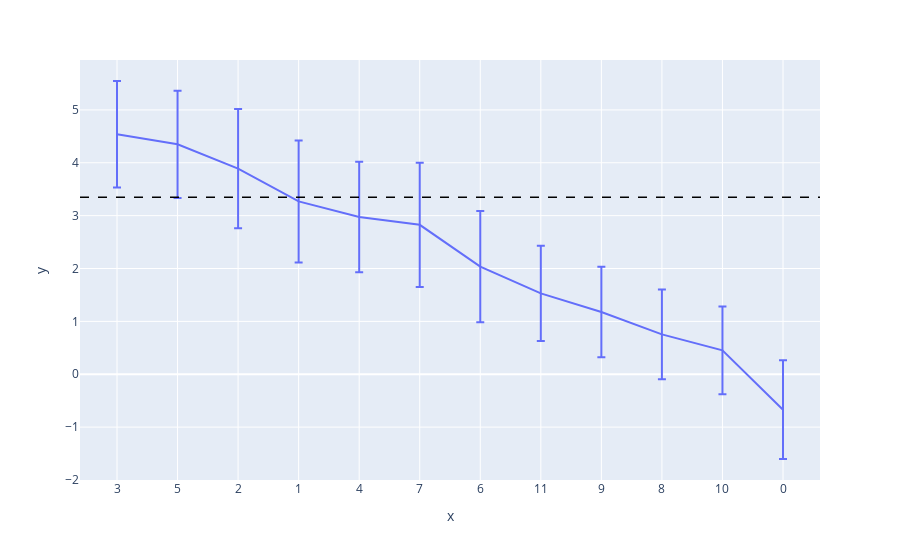

This figure's notebook cell:
### Code cell
labels = [str(x.item()) for x in sorted_mlps]
fig = px.line(x = labels, y=logit_diffs.cpu().numpy(), error_y=std_logit_diffs.cpu().numpy())
fig.add_hline(y=clean_logit_diff.item(), line_width=1.5, line_dash="dash", line_color="black")
fig.show()

### Figure 1 — Plotly figure (JSON) as saved in the notebook; plotly's stock layout.template omitted (floating-point values rounded to 4 significant figures)
{"data": [{"error_y": {"array": [1.008, 1.013, 1.127, 1.154, 1.046, 1.176, 1.054, 0.8995, 0.8543, 0.849, 0.8315, 0.9332]}, "hovertemplate": "x=%{x}<br>y=%{y}<extra></extra>", "legendgroup": "", "line": {"color": "#636efa", "dash": "solid"}, "marker": {"symbol": "circle"}, "mode": "lines", "name": "", "orientation": "v", "showlegend": false, "type": "scatter", "x": ["3", "5", "2", "1", "4", "7", "6", "11", "9", "8", "10", "0"], "xaxis": "x", "y": [4.539, 4.349, 3.889, 3.269, 2.974, 2.827, 2.035, 1.529, 1.178, 0.7532, 0.4523, -0.6702], "yaxis": "y"}], "layout": {"legend": {"tracegroupgap": 0}, "margin": {"t": 60}, "shapes": [{"line": {"color": "black", "dash": "dash", "width": 1.5}, "type": "line", "x0": 0, "x1": 1, "xref": "x domain", "y0": 3.349, "y1": 3.349, "yref": "y"}], "xaxis": {"anchor": "y", "domain": [0, 1], "title": {"text": "x"}}, "yaxis": {"anchor": "x", "domain": [0, 1], "title": {"text": "y"}}}}
